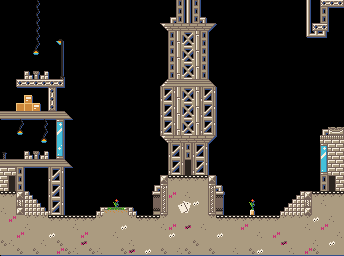

Below is a game level as drawn by its tile map, then a one-line description and the .tmx file that defines it, in full:
An orthogonal 43x32 tile map with 8x8 px tiles, 1 tile layer (Tile Layer 1).

<map version="1.0" tiledversion="1.1.2" orientation="orthogonal" renderorder="right-down" width="43" height="32" tilewidth="8" tileheight="8" infinite="0" nextobjectid="1">
 <tileset firstgid="1" source="SplatoonMetaTiles.tsx" />
 <layer name="Tile Layer 1" width="43" height="32">
  <data encoding="csv">
176,176,176,176,105,176,176,176,176,176,176,176,176,176,176,176,176,176,176,176,176,176,88,119,88,1,176,176,176,176,176,176,176,176,176,176,176,176,119,176,124,125,126,
176,0,0,0,105,0,0,0,0,0,0,0,0,0,0,0,0,0,0,0,0,0,88,119,88,1,0,0,0,0,0,0,0,0,0,0,0,0,119,0,88,0,176,
176,0,0,0,105,0,0,0,0,0,0,0,0,0,0,0,0,0,0,0,0,113,88,119,88,115,0,0,0,0,0,0,0,0,0,0,0,0,119,0,88,0,176,
176,0,0,0,105,0,0,0,0,0,0,0,0,0,0,0,0,0,0,0,85,86,86,86,86,86,87,0,0,0,0,0,0,0,0,0,0,0,119,124,126,0,176,
176,0,0,0,105,0,0,0,0,0,0,0,0,0,0,0,0,0,0,0,0,88,93,95,97,88,0,0,0,0,0,0,0,0,0,0,0,0,114,118,116,0,176,
176,0,0,0,105,0,0,110,0,0,0,0,0,0,0,0,0,0,0,0,0,88,94,96,98,88,0,0,0,0,0,0,0,0,0,0,0,0,0,0,0,0,176,
176,0,0,0,106,0,0,111,0,0,0,0,0,0,0,0,0,0,0,0,0,88,93,95,97,88,0,0,0,0,0,0,0,0,0,0,0,0,0,0,0,0,176,
176,0,0,0,0,0,0,111,0,0,0,0,0,0,0,0,0,0,0,0,0,88,94,96,98,88,0,0,0,0,0,0,0,0,0,0,0,0,0,0,0,0,176,
176,0,0,0,0,0,0,111,0,0,0,0,0,0,0,0,0,0,0,0,0,88,93,95,97,88,0,0,0,0,0,0,0,0,0,0,0,0,0,0,0,0,176,
176,0,0,32,79,31,0,112,0,0,0,0,0,0,0,0,0,0,0,0,0,88,94,96,98,88,0,0,0,0,0,0,0,0,0,0,0,0,0,0,0,0,176,
176,0,124,125,125,125,125,126,0,0,0,0,0,0,0,0,0,0,0,0,82,83,83,83,83,83,84,0,0,0,0,0,0,0,0,0,0,0,0,0,0,0,176,
176,0,0,0,0,0,121,0,0,0,0,0,0,0,0,0,0,0,0,0,89,91,93,95,97,89,91,0,0,0,0,0,0,0,0,0,0,0,0,0,0,0,176,
176,0,0,38,0,0,122,0,0,0,0,0,0,0,0,0,0,0,0,0,90,92,94,96,98,90,92,0,0,0,0,0,0,0,0,0,0,0,0,0,0,0,176,
176,0,39,39,38,0,123,0,0,0,0,0,0,0,0,0,0,0,0,0,89,91,93,95,97,89,91,0,0,0,0,0,0,0,0,0,0,0,0,0,0,0,176,
83,83,83,83,83,83,83,83,84,0,0,0,0,0,0,0,0,0,0,0,90,92,94,96,98,90,92,0,0,0,0,0,0,0,0,0,0,0,0,0,0,0,176,
176,0,105,0,0,105,0,99,0,0,0,0,0,0,0,0,0,0,0,0,89,91,93,95,97,89,91,0,0,0,0,0,0,0,0,0,0,0,0,0,0,0,176,
176,0,106,0,0,105,0,100,0,0,0,0,0,0,0,0,0,0,0,0,90,92,94,96,98,90,92,0,0,0,0,0,0,0,0,0,0,0,0,0,113,142,143,
176,0,0,0,0,106,0,101,0,0,0,0,0,0,0,0,0,0,0,0,85,86,86,86,86,86,87,0,0,0,0,0,0,0,0,0,0,0,0,0,16,16,16,
176,0,0,0,0,0,0,102,0,0,0,0,0,0,0,0,0,0,0,0,0,89,91,88,89,91,0,0,0,0,0,0,0,0,0,0,0,0,0,0,99,15,15,
104,0,0,32,79,31,0,103,0,0,0,0,0,0,0,0,0,0,0,0,0,90,92,88,90,92,0,0,0,0,0,0,0,0,0,0,0,0,0,0,100,15,15,
83,83,83,83,83,83,83,83,84,0,0,0,0,0,0,0,0,0,0,0,0,89,91,177,89,91,0,0,0,0,0,0,0,0,0,0,0,0,0,0,101,15,15,
15,15,88,0,0,0,89,91,0,0,0,0,0,0,0,0,0,0,0,0,0,90,92,178,90,92,0,0,0,0,0,0,0,0,0,0,0,0,0,0,103,15,15,
15,179,88,0,0,0,90,92,0,0,0,0,0,0,0,0,0,0,0,0,49,11,11,11,11,11,49,0,0,0,0,0,0,0,0,0,0,0,0,0,88,181,15,
15,180,88,0,0,0,89,91,0,0,0,0,0,0,0,0,0,0,0,113,53,2,2,2,2,2,53,115,0,0,0,0,0,0,0,0,0,0,0,0,88,182,15,
11,11,49,32,0,0,90,92,0,0,0,0,0,0,0,0,0,0,0,148,54,4,2,3,2,2,54,154,0,0,0,0,0,0,0,0,0,31,49,11,11,11,11,
2,2,56,30,32,0,89,91,0,0,0,0,0,1,174,0,0,0,0,149,54,2,7,9,5,2,54,155,0,0,0,174,0,0,0,0,31,30,56,2,3,2,2,
3,2,49,30,30,32,90,92,0,0,0,0,31,20,21,22,32,0,0,150,55,2,8,10,2,2,55,156,0,0,0,175,0,0,0,31,30,30,49,2,2,2,2,
2,4,2,12,12,12,11,11,11,11,11,11,12,2,2,2,12,11,11,11,12,2,2,2,2,2,12,11,11,11,11,11,11,11,11,12,12,12,12,5,2,3,2,
2,2,2,3,2,2,2,2,2,3,2,2,2,2,2,5,2,2,2,2,3,4,2,6,2,3,2,2,2,2,4,2,2,2,2,2,2,2,3,2,4,2,2,
2,2,4,2,2,2,5,2,2,2,4,2,2,2,3,2,2,2,2,2,2,5,2,2,2,2,2,5,2,2,2,2,3,2,4,2,2,2,2,2,2,2,3,
14,3,2,2,2,3,2,14,2,2,6,2,2,2,2,2,3,2,2,2,2,2,2,2,14,2,2,2,2,2,2,2,2,2,2,6,2,2,2,3,2,5,2,
2,2,14,2,14,2,2,4,14,3,2,14,3,2,2,14,6,2,5,2,14,2,3,14,2,2,14,2,2,3,2,14,5,2,2,2,3,2,4,14,2,2,2
</data>
 </layer>
</map>
